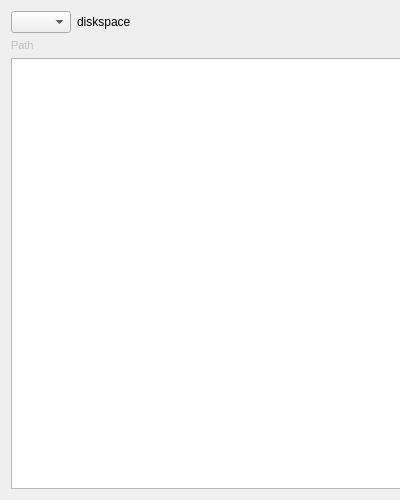
<?xml version="1.0" encoding="UTF-8"?>
<ui version="4.0">
 <class>FileListPanel</class>
 <widget class="QWidget" name="FileListPanel">
  <property name="geometry">
   <rect>
    <x>0</x>
    <y>0</y>
    <width>400</width>
    <height>500</height>
   </rect>
  </property>
  <property name="minimumSize">
   <size>
    <width>400</width>
    <height>500</height>
   </size>
  </property>
  <property name="windowTitle">
   <string>Form</string>
  </property>
  <layout class="QHBoxLayout" name="horizontalLayout_2">
   <item>
    <layout class="QVBoxLayout" name="verticalLayout">
     <item>
      <layout class="QHBoxLayout" name="horizontalLayout">
       <item>
        <widget class="DrivesComboBox" name="cb_disks">
         <property name="minimumSize">
          <size>
           <width>60</width>
           <height>0</height>
          </size>
         </property>
         <property name="maximumSize">
          <size>
           <width>50</width>
           <height>16777215</height>
          </size>
         </property>
        </widget>
       </item>
       <item>
        <widget class="QLabel" name="l_diskSpace">
         <property name="minimumSize">
          <size>
           <width>300</width>
           <height>0</height>
          </size>
         </property>
         <property name="text">
          <string>diskspace</string>
         </property>
        </widget>
       </item>
      </layout>
     </item>
     <item>
      <widget class="QLabel" name="l_folderPath">
       <property name="enabled">
        <bool>false</bool>
       </property>
       <property name="minimumSize">
        <size>
         <width>400</width>
         <height>0</height>
        </size>
       </property>
       <property name="font">
        <font>
         <pointsize>8</pointsize>
        </font>
       </property>
       <property name="text">
        <string>Path</string>
       </property>
      </widget>
     </item>
     <item>
      <widget class="GCMDTableView" name="tv_fileList">
       <property name="minimumSize">
        <size>
         <width>400</width>
         <height>0</height>
        </size>
       </property>
       <property name="font">
        <font>
         <pointsize>8</pointsize>
        </font>
       </property>
       <property name="frameShadow">
        <enum>QFrame::Sunken</enum>
       </property>
       <property name="selectionBehavior">
        <enum>QAbstractItemView::SelectRows</enum>
       </property>
       <property name="showGrid">
        <bool>false</bool>
       </property>
       <property name="gridStyle">
        <enum>Qt::SolidLine</enum>
       </property>
       <attribute name="horizontalHeaderCascadingSectionResizes">
        <bool>false</bool>
       </attribute>
       <attribute name="horizontalHeaderDefaultSectionSize">
        <number>100</number>
       </attribute>
       <attribute name="horizontalHeaderStretchLastSection">
        <bool>false</bool>
       </attribute>
       <attribute name="verticalHeaderVisible">
        <bool>false</bool>
       </attribute>
       <attribute name="verticalHeaderDefaultSectionSize">
        <number>17</number>
       </attribute>
       <attribute name="verticalHeaderHighlightSections">
        <bool>false</bool>
       </attribute>
       <attribute name="verticalHeaderMinimumSectionSize">
        <number>17</number>
       </attribute>
      </widget>
     </item>
    </layout>
   </item>
  </layout>
 </widget>
 <customwidgets>
  <customwidget>
   <class>DrivesComboBox</class>
   <extends>QComboBox</extends>
   <header location="global">drivescombobox.h</header>
  </customwidget>
  <customwidget>
   <class>GCMDTableView</class>
   <extends>QTableView</extends>
   <header location="global">gcmdtableview.h</header>
  </customwidget>
 </customwidgets>
 <resources/>
 <connections/>
</ui>
